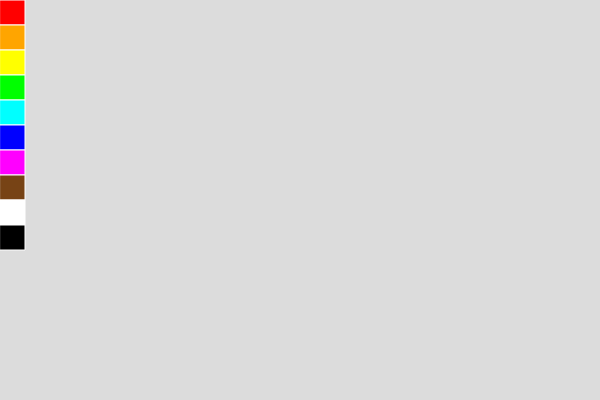
Frame 1 (no input)
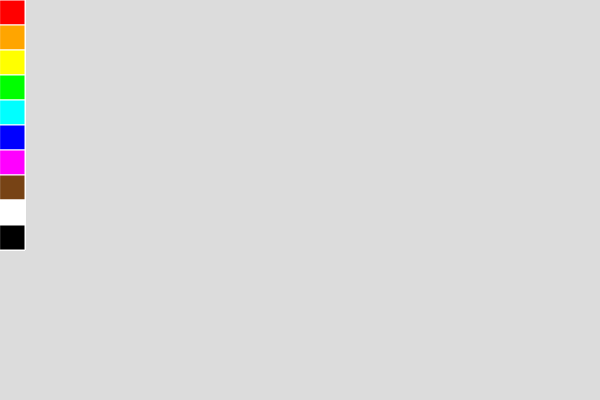
Frame 60 (no input)
Frame 120 (the mouse pressed at the canvas centre since frame 60): identical to frame 60, image omitted

The p5.js sketch that drew these frames (run headless with seeded random() and noise() and a simulated clock; from frame 60 on, the mouse is pressed at the canvas centre):

// p5.js sketch
// ── sketch.js
let colors;
let selectedCol;

function setup() {
  createCanvas(600, 400);
  background(220);
  colors = [
    color('red'), 
    color('orange'), 
    color('yellow'), 
    color('lime'),
    color('cyan'),
    color('blue'),
    color('magenta'),
    color('#774315'), //brown
    color('white'),
    color('black'),
  ];
}

function draw() {
  let cx = 0;
  let cy = 0;
  stroke('white');
  for(let i = 0; i < colors.length; i++) {
    fill(colors[i]);
    rect(cx,cy,25,25);
    cy +=25;
  }
}

function mouseClicked() {
  if(mouseX < 25 && mouseY < 250) {
    selectedCol = colors[(Math.floor(mouseY/25))];
  }
}

function mouseDragged() {
  if(selectedCol == null){ return; }
  stroke(selectedCol);
  strokeWeight(10);
  line(pmouseX,pmouseY,mouseX,mouseY);
  strokeWeight(1);
}
